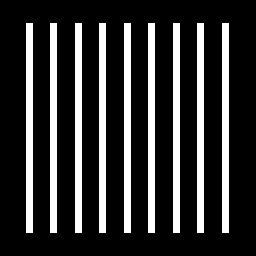
#> input picture HW3/BarTest.tif, 256 x 256 px
$ python ques1.py
#> lines starting #> are read from the running program, lines starting #| are printed output that depends on the picture; after the words box and inside, x2 and y2 are one past the last pixel; in counts of white or black regions, pixels touching at a corner belong together
import cv2
import numpy as np
import matplotlib.pyplot as plt
from scipy.signal import convolve2d
from skimage.io import imread


img = imread('BarTest.tif')
#> img: shape (256, 256); 20.2% white; 9 white regions, largest, box (x1, y1, x2, y2) and area: (26, 23, 33, 233) 1470, (50, 23, 57, 233) 1470, (75, 23, 82, 233) 1470

# 7*7 mean
ksize = 7
kernel = np.ones((ksize, ksize))
kernel /= kernel.sum()
img77 = convolve2d(img, kernel)
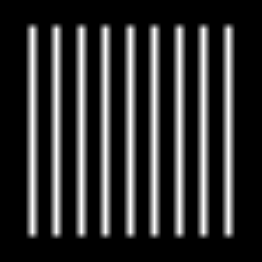
#> img77: shape (262, 262) float64; min 0, max 255, mean 49.1; drawn with min black and max white

# 3*3 mean
ksize = 3
kernel = np.ones((ksize, ksize))
kernel /= kernel.sum()
img33 = convolve2d(img, kernel)
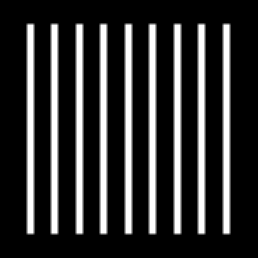
#> img33: shape (258, 258) float64; min 0, max 255, mean 50.7; drawn with min black and max white

# 7*7 median
me_img77 = cv2.medianBlur(img, 7)
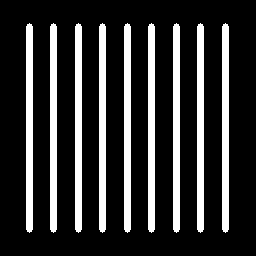
#> me_img77: shape (256, 256); 19.9% white; 9 white regions, largest, box (x1, y1, x2, y2) and area: (26, 23, 33, 233) 1450, (50, 23, 57, 233) 1450, (75, 23, 82, 233) 1450

# 3*3 median
me_img33 = cv2.medianBlur(img, 3)
#> me_img33: shape (256, 256); 20.1% white; 9 white regions, largest, box (x1, y1, x2, y2) and area: (26, 23, 33, 233) 1466, (50, 23, 57, 233) 1466, (75, 23, 82, 233) 1466


plt.subplot(221).set_title('7*7 arithmetic mean')
plt.gray()
plt.imshow(img77)

plt.subplot(222).set_title('3*3 arithmetic mean')
plt.imshow(img33)

plt.subplot(223).set_title('7*7 median')
plt.imshow(me_img77)

plt.subplot(224).set_title('3*3 median')
plt.imshow(me_img33)


plt.tight_layout()
plt.show()
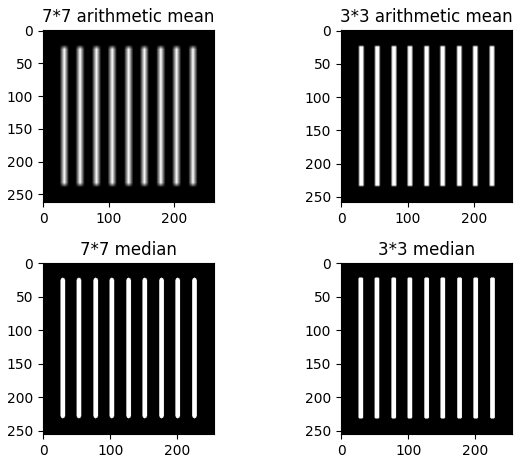
#> figure drawn by matplotlib, 4 panels
